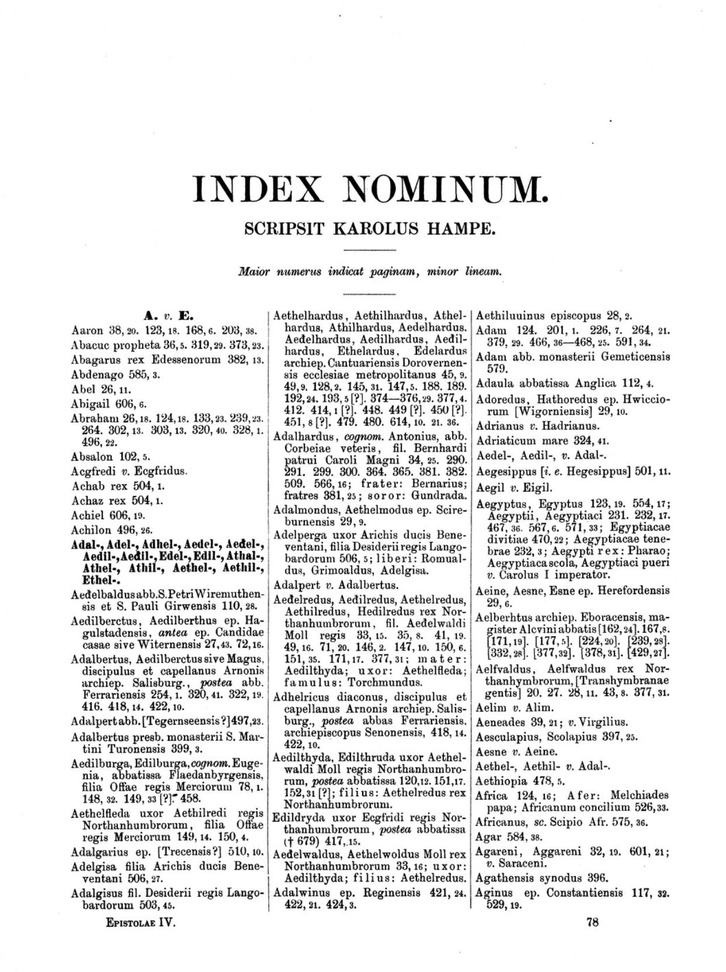
#> input picture data/index_02.JPG, 726 x 972 px, shrunk from 1243 x 1664 before the run
$ python -i processor.py   (imports and definitions only)
#> lines starting #> are read from the running program, lines starting #| are printed output that depends on the picture; after the words box and inside, x2 and y2 are one past the last pixel; in counts of white or black regions, pixels touching at a corner belong together
import cv2
import numpy as np
from PIL import Image


def remove_borders(image: np.ndarray):
    """Automatically remove borders from Greyscale image if they exist"""
    contours, hierarchy = cv2.findContours(image, cv2.RETR_EXTERNAL, cv2.CHAIN_APPROX_SIMPLE)
    cnt_sorted = sorted(contours, key=lambda x: cv2.contourArea(x))
    cnt = cnt_sorted[-1]
    x, y, w, h = cv2.boundingRect(cnt)
    return image[y:y + h, x:x + w]


def get_skew_angle(cv_image: np.ndarray) -> float:
    """Takes BGR image and automatically detects skew angle"""
    # Prep image, copy, convert to gray scale, blur, and threshold
    new_image = cv_image.copy()
    gray = cv2.cvtColor(new_image, cv2.COLOR_BGR2GRAY)
    blur = cv2.GaussianBlur(gray, (9, 9), 0)
    thresh = cv2.threshold(blur, 0, 255, cv2.THRESH_BINARY_INV + cv2.THRESH_OTSU)[1]

    # Apply dilate to merge text into meaningful lines/paragraphs.
    # Use larger kernel on X axis to merge characters into single line, cancelling out any spaces.
    # But use smaller kernel on Y axis to separate between different blocks of text
    kernel = cv2.getStructuringElement(cv2.MORPH_RECT, (30, 5))
    dilate = cv2.dilate(thresh, kernel, iterations=2)

    # Find all contours
    contours, hierarchy = cv2.findContours(dilate, cv2.RETR_LIST, cv2.CHAIN_APPROX_SIMPLE)
    contours = sorted(contours, key=cv2.contourArea, reverse=True)
    for c in contours:
        rect = cv2.boundingRect(c)
        x, y, w, h = rect
        cv2.rectangle(new_image, (x, y), (x + w, y + h), (0, 255, 0), 2)

    # Find largest contour and surround in min area box
    largest_contour = contours[0]
    min_area_rect = cv2.minAreaRect(largest_contour)

    # Determine the angle. Convert it to the value that was originally used to obtain skewed image
    angle = min_area_rect[-1]
    print(f"angle: {angle}")
    if angle < -45:
        angle = 90 + angle

    return -1.0 * angle


def rotate_image(cv_image: np.ndarray, angle: float):
    """Rotate the image around its center"""
    new_image = cv_image.copy()
    (h, w) = new_image.shape[:2]
    center = (w // 2, h // 2)
    M = cv2.getRotationMatrix2D(center, angle, 1.0)
    new_image = cv2.warpAffine(new_image, M, (w, h), flags=cv2.INTER_CUBIC, borderMode=cv2.BORDER_REPLICATE)
    return new_image


def auto_deskew(image: np.ndarray):
    angle = get_skew_angle(image)
    return rotate_image(image, -1.0 * angle)


def crop(image: np.ndarray, x1: int, y1: int, x2: int, y2: int):
    """Crops the image to given size"""
    return image[y1:y2, x1:x2]


def to_gray(image: np.ndarray) -> np.ndarray:
    """Converts the image to grayscale"""
    return cv2.cvtColor(image, cv2.COLOR_BGR2GRAY)


def invert(image: np.ndarray):
    """Inverts the image colors"""
    return cv2.bitwise_not(image)


def to_binary(image: np.ndarray, threshold: int, max_value: int) -> np.ndarray:
    """Converts the image to binary"""
    return cv2.threshold(image, threshold, max_value, cv2.THRESH_BINARY)[1]


def gaussian_blur(image: np.ndarray, kernel_size: tuple[int, int]) -> np.ndarray:
    """Applies Gaussian blur to the image"""
    return cv2.GaussianBlur(image, kernel_size, 0)


def median_blur(image: np.ndarray, kernel_size: int) -> np.ndarray:
    """Applies median blur to the image"""
    return cv2.medianBlur(image, kernel_size)


def bilateral_filter(image: np.ndarray, d: int, sigma_color: int, sigma_space: int) -> np.ndarray:
    """Applies bilateral filter to the image"""
    return cv2.bilateralFilter(image, d, sigma_color, sigma_space)


def dilate(image: np.ndarray, kernel: np.ndarray, iterations) -> np.ndarray:
    """Dilate an image"""
    return cv2.dilate(image, kernel, iterations=iterations)


def erode(image: np.ndarray, kernel: np.ndarray, iterations) -> np.ndarray:
    """Erode an image"""
    return cv2.erode(image, kernel, iterations=iterations)

>>> import cv2
>>> picture = cv2.imread('../../data/index_02.JPG')
#> picture is the input picture: shape (972, 726, 3); min 0, max 255, mean 232.5
>>> result = auto_deskew(picture)
#> in get_skew_angle, `blur = cv2.GaussianBlur(gray, (9, 9), 0)`:
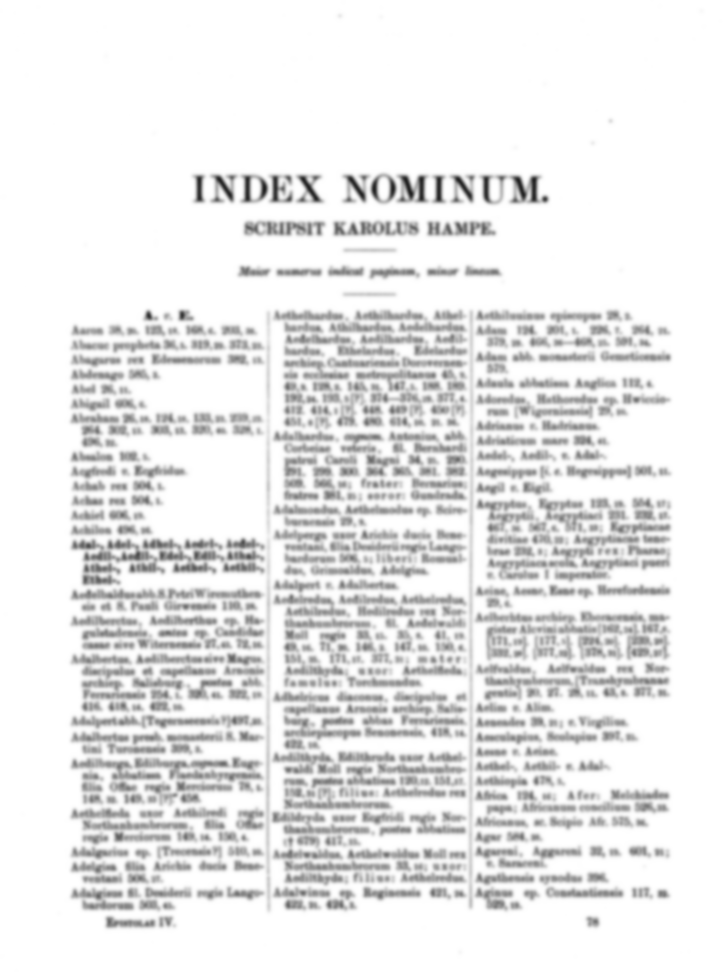
#> blur: shape (972, 726); min 32, max 255, mean 232.6
#> in get_skew_angle, `thresh = cv2.threshold(blur, 0, 255, cv2.THRESH_BINARY_INV + cv2.THRES..`:
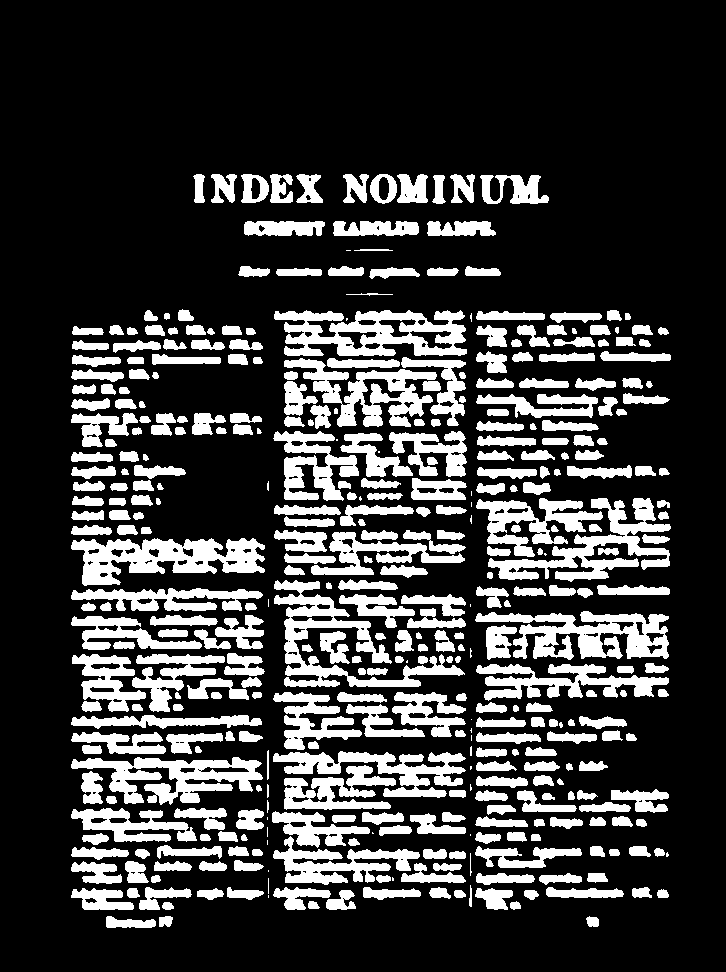
#> thresh: shape (972, 726); 23.1% white; 402 white regions (32 under 20 px), largest, box (x1, y1, x2, y2) and area: (274, 310, 467, 356) 5344, (274, 580, 465, 687) 5222, (71, 538, 265, 586) 5163
#> in get_skew_angle, `dilate = cv2.dilate(thresh, kernel, iterations=2)`:
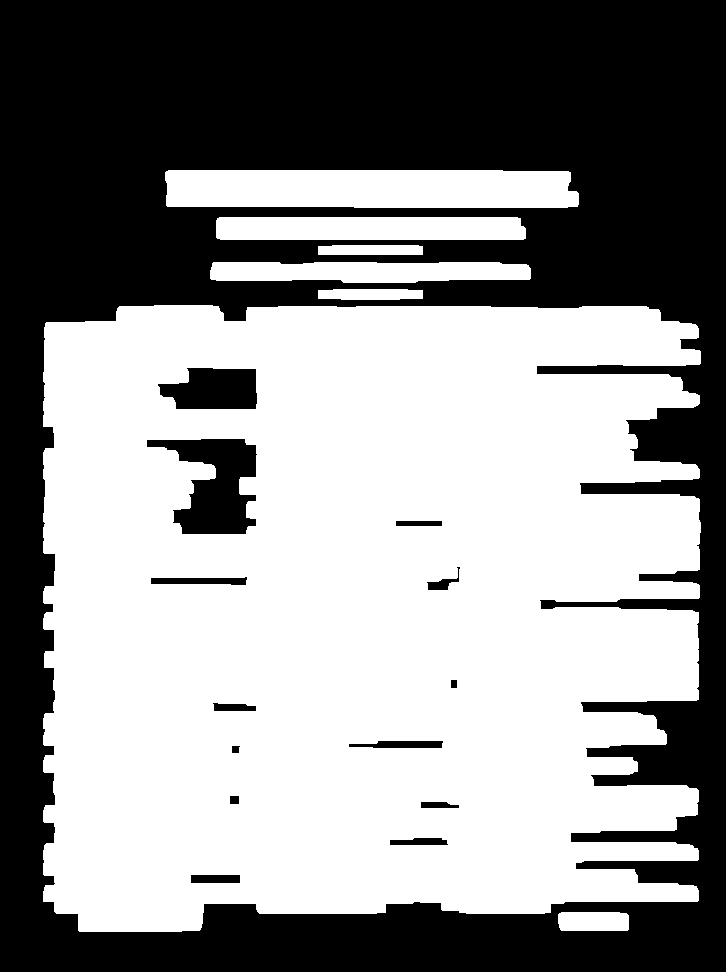
#> dilate: shape (972, 726); 55.9% white; 14 black regions
#> in get_skew_angle, `contours, hierarchy = cv2.findContours(dilate, cv2.RETR_LIST, cv2.CHAI..`: contours = 20 contours; largest, box (x1, y1, x2, y2) and area: (43, 305, 701, 932) 372820, (165, 170, 579, 208) 14778, (216, 217, 526, 240) 6740, (146, 438, 258, 535) 6232, (210, 262, 531, 283) 5575
#> the loop in get_skew_angle, `for c in contours:` made 20 passes
#> (x, y, w, h) on passes 1 to 12: (43, 305, 658, 627), (165, 170, 414, 38), (216, 217, 310, 23), (146, 438, 112, 97), (210, 262, 321, 21), (157, 367, 101, 43), (558, 912, 71, 19), (318, 289, 105, 11), (318, 245, 105, 10), (150, 576, 98, 10), (348, 740, 96, 9), (190, 874, 51, 10)
#> after the loop in get_skew_angle, `for c in contours:`:
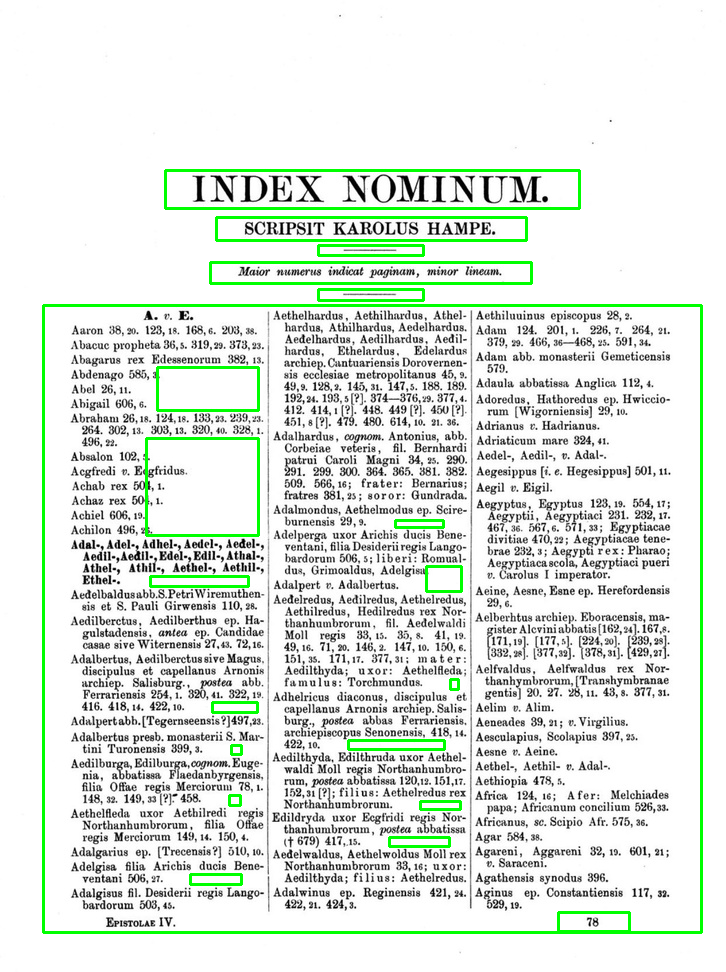
#> new_image: shape (972, 726, 3); 3.12% of pixels changed, all inside (x1, y1, x2, y2) = (42, 169, 703, 934)
#> in get_skew_angle, `largest_contour = contours[0]`: largest_contour = contour of 587 points, box (x1, y1, x2, y2) (43, 305, 701, 932), area 372820
#> in get_skew_angle, `min_area_rect = cv2.minAreaRect(largest_contour)`: min_area_rect = ((371.5, 618), (626, 657), -90)
#> in get_skew_angle, `angle = min_area_rect[-1]`: angle = -90
#| angle: -90.0
#> in get_skew_angle, `angle = 90 + angle`: angle = 0
#> in rotate_image, `M = cv2.getRotationMatrix2D(center, angle, 1.0)`: M = [[1, 0, 0], [0, 1, 0]]
